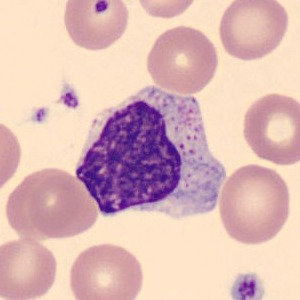
#> input picture WhatsApp Image 2025-01-10 at 16.41.21_8689d8a7.jpg, 300 x 300 px, found by its file name
$ python cluster.py
#> lines starting #> are read from the running program, lines starting #| are printed output that depends on the picture
import cv2
import numpy as np
import matplotlib.pyplot as plt

# Load the image
image_path = r"C:\Users\shirs\OneDrive\Desktop\Training\WhatsApp Image 2025-01-10 at 16.41.21_8689d8a7.jpg"
image = cv2.imread(image_path)
#> image is the input picture: shape (300, 300, 3); mean B, G, R 182.3, 183.8, 220.6
image = cv2.cvtColor(image, cv2.COLOR_BGR2RGB)

# Reshape the image to a 2D array of pixels
pixels = image.reshape((-1, 3))

# Convert to float
pixels = np.float32(pixels)

# Define criteria, number of clusters(K) and apply KMeans
criteria = (cv2.TERM_CRITERIA_EPS + cv2.TERM_CRITERIA_MAX_ITER, 100, 0.2)
K = 3
_, labels, centers = cv2.kmeans(pixels, K, None, criteria, 10, cv2.KMEANS_RANDOM_CENTERS)
#> centers = [[206.2, 160.7, 169.2], [106.3, 48.32, 137.9], [251.5, 225, 200]]

# Convert back to 8 bit values
centers = np.uint8(centers)
#> centers = [[206, 160, 169], [106, 48, 137], [251, 224, 199]]

# Map the labels to the center points
segmented_image = centers[labels.flatten()]

# Reshape back to the original image dimension
segmented_image = segmented_image.reshape(image.shape)
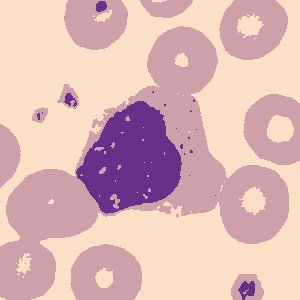
#> segmented_image: shape (300, 300, 3); mean R, G, B 220.3, 183, 181.6

# Display the original and segmented images
plt.figure(figsize=(12, 6))
plt.subplot(1, 2, 1)
plt.imshow(image)
plt.title('Original Image')
plt.axis('off')

plt.subplot(1, 2, 2)
plt.imshow(segmented_image)
plt.title('Segmented Image with K-Means')
plt.axis('off')

plt.show()
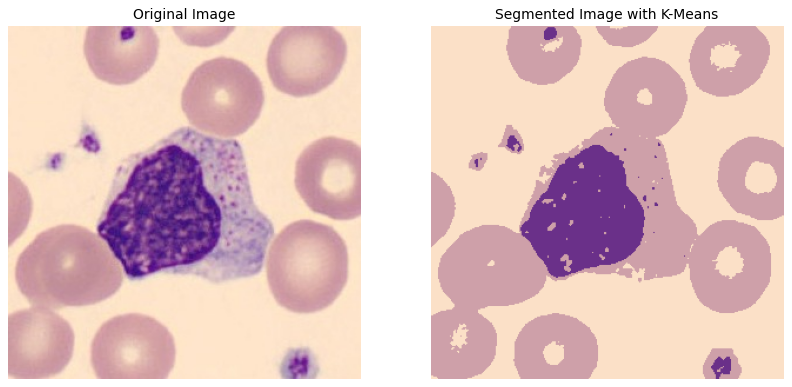
#> figure drawn by matplotlib, 2 panels

$ run again, with manipulated_image.jpg copied over WhatsApp Image 2025-01-10 at 16.41.21_8689d8a7.jpg
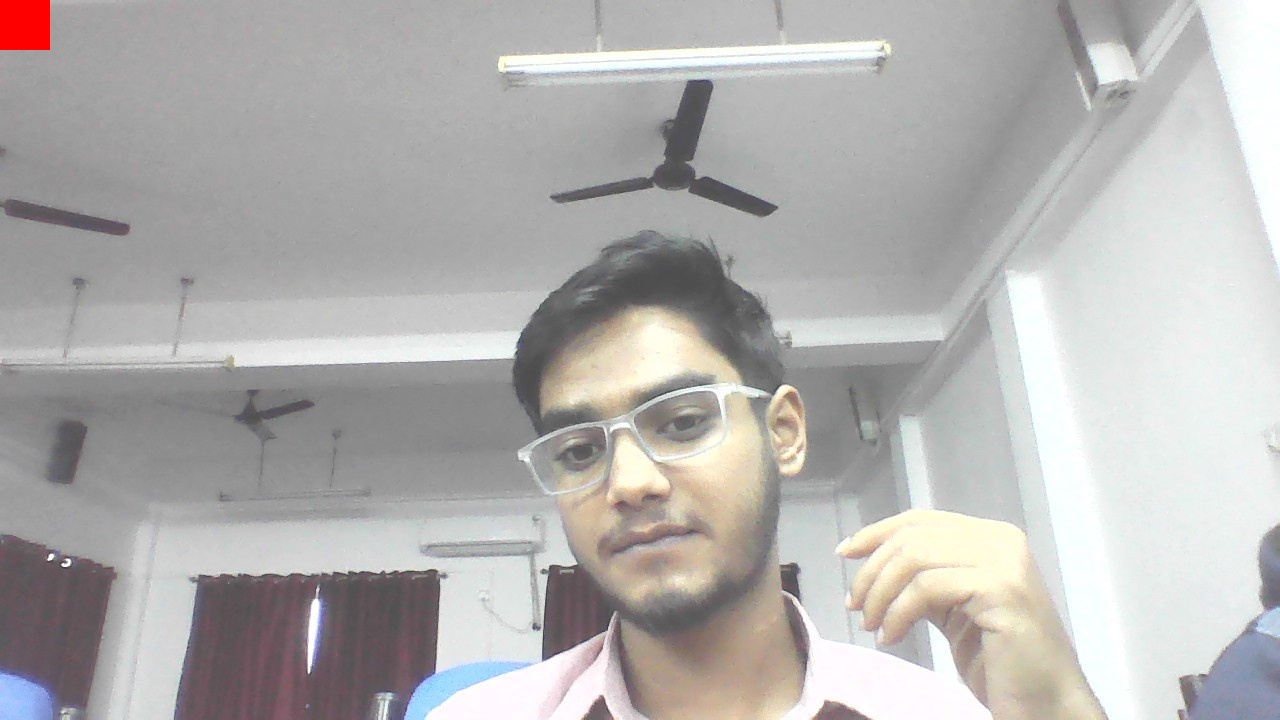
#> input picture manipulated_image.jpg, 1280 x 720 px, found by its file name
#> image is the input picture: shape (720, 1280, 3); mean B, G, R 176.4, 177.7, 179.7
#> `_, labels, centers = cv2.kmeans(pixels, K, None, criteria, 10, cv2.KME..`: centers = [[110, 97.49, 100.7], [229.4, 231.2, 228], [168.5, 167, 165.6]]
#> `centers = np.uint8(centers)`: centers = [[109, 97, 100], [229, 231, 227], [168, 166, 165]]
#> `segmented_image = segmented_image.reshape(image.shape)`:
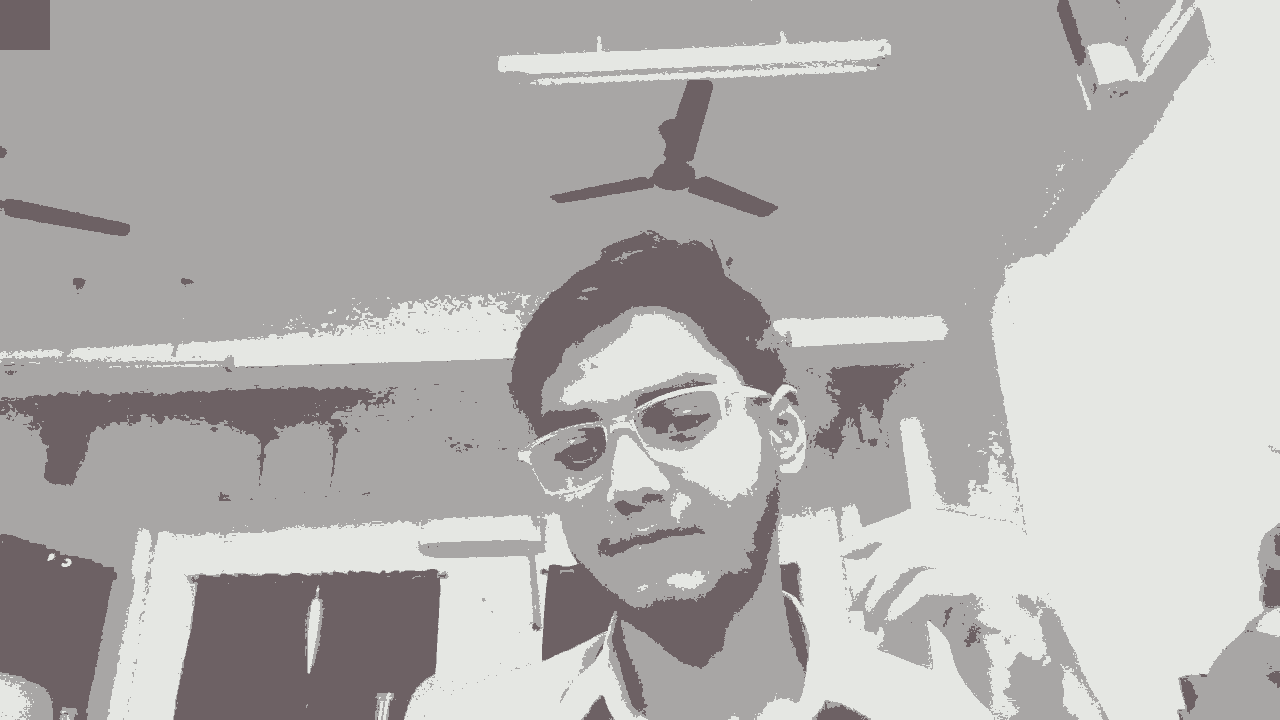
#> segmented_image: shape (720, 1280, 3); mean R, G, B 179.2, 177.1, 175.7
#> `plt.show()`:
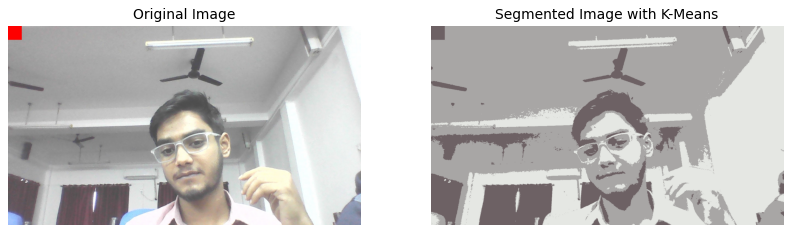
#> figure drawn by matplotlib, 2 panels
